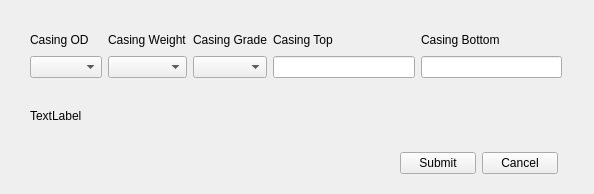
<?xml version="1.0" encoding="UTF-8"?>
<ui version="4.0">
 <class>addCasing</class>
 <widget class="QMainWindow" name="addCasing">
  <property name="geometry">
   <rect>
    <x>0</x>
    <y>0</y>
    <width>594</width>
    <height>194</height>
   </rect>
  </property>
  <property name="windowTitle">
   <string>Drilling Tools - Add Casing - {well}</string>
  </property>
  <widget class="QWidget" name="centralwidget">
   <widget class="QLabel" name="casingDescLabel">
    <property name="geometry">
     <rect>
      <x>30</x>
      <y>105</y>
      <width>531</width>
      <height>21</height>
     </rect>
    </property>
    <property name="text">
     <string>TextLabel</string>
    </property>
   </widget>
   <widget class="QWidget" name="">
    <property name="geometry">
     <rect>
      <x>30</x>
      <y>30</y>
      <width>532</width>
      <height>48</height>
     </rect>
    </property>
    <layout class="QGridLayout" name="gridLayout">
     <item row="0" column="0">
      <widget class="QLabel" name="label">
       <property name="text">
        <string>Casing OD</string>
       </property>
      </widget>
     </item>
     <item row="0" column="1">
      <widget class="QLabel" name="label_2">
       <property name="text">
        <string>Casing Weight</string>
       </property>
      </widget>
     </item>
     <item row="0" column="2">
      <widget class="QLabel" name="label_3">
       <property name="text">
        <string>Casing Grade</string>
       </property>
      </widget>
     </item>
     <item row="0" column="3">
      <widget class="QLabel" name="label_4">
       <property name="text">
        <string>Casing Top</string>
       </property>
      </widget>
     </item>
     <item row="0" column="4">
      <widget class="QLabel" name="label_5">
       <property name="text">
        <string>Casing Bottom</string>
       </property>
      </widget>
     </item>
     <item row="1" column="0">
      <widget class="QComboBox" name="OdBox"/>
     </item>
     <item row="1" column="1">
      <widget class="QComboBox" name="weightBox"/>
     </item>
     <item row="1" column="2">
      <widget class="QComboBox" name="gradeBox"/>
     </item>
     <item row="1" column="3">
      <widget class="QLineEdit" name="casingTop"/>
     </item>
     <item row="1" column="4">
      <widget class="QLineEdit" name="casingBottom"/>
     </item>
    </layout>
   </widget>
   <widget class="QWidget" name="">
    <property name="geometry">
     <rect>
      <x>400</x>
      <y>150</y>
      <width>158</width>
      <height>26</height>
     </rect>
    </property>
    <layout class="QHBoxLayout" name="horizontalLayout">
     <item>
      <widget class="QPushButton" name="submitBtn">
       <property name="text">
        <string>Submit</string>
       </property>
      </widget>
     </item>
     <item>
      <widget class="QPushButton" name="cancelBtn">
       <property name="text">
        <string>Cancel</string>
       </property>
      </widget>
     </item>
    </layout>
   </widget>
  </widget>
 </widget>
 <resources/>
 <connections/>
</ui>
